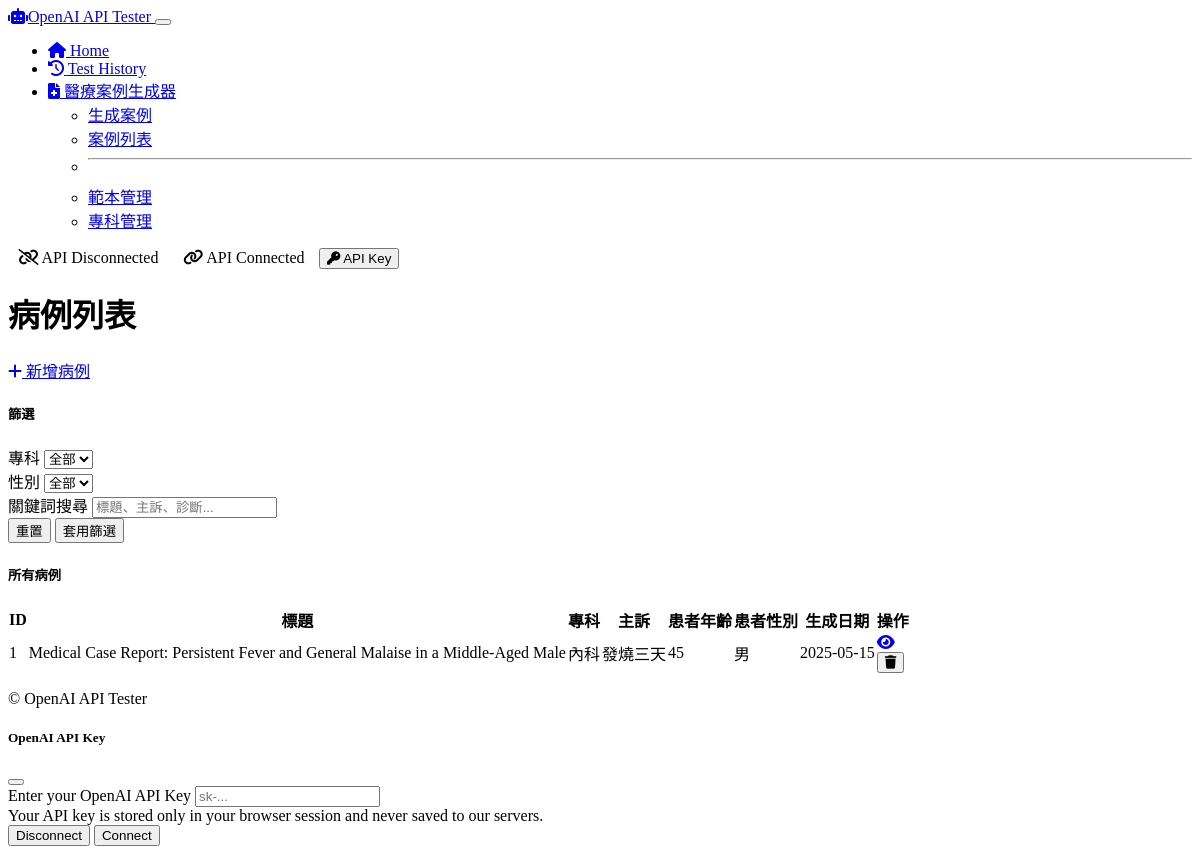
The app's page /medical/cases with its own data.
### models/medical_case.py (models this page shows, shortened)
class MedicalCase(db.Model):
    id = db.Column(db.Integer, primary_key=True)
    title = db.Column(db.String(200), nullable=False)
    patient_age = db.Column(db.Integer, nullable=True)
    patient_gender = db.Column(db.String(20), nullable=True)
    chief_complaint = db.Column(db.Text, nullable=False)
    history_present_illness = db.Column(db.Text, nullable=True)
    past_medical_history = db.Column(db.Text, nullable=True)
    medications = db.Column(db.Text, nullable=True)
    allergies = db.Column(db.Text, nullable=True)
    family_history = db.Column(db.Text, nullable=True)
    social_history = db.Column(db.Text, nullable=True)
    physical_examination = db.Column(db.Text, nullable=True)
    vital_signs = db.Column(db.Text, nullable=True)
    laboratory_results = db.Column(db.Text, nullable=True)
    imaging_results = db.Column(db.Text, nullable=True)
    assessment = db.Column(db.Text, nullable=True)
    plan = db.Column(db.Text, nullable=True)
    specialty_id = db.Column(db.Integer, db.ForeignKey('medical_specialty.id'), nullable=True)
    diagnoses = db.relationship('Diagnosis', backref='case', lazy=True, cascade="all, delete-orphan")
    questionnaire_items = db.relationship('QuestionnaireItem', backref='case', lazy=True, cascade="all, delete-orphan")
    prompt_used = db.Column(db.Text, nullable=True)
    system_message = db.Column(db.Text, nullable=True)
    ai_model = db.Column(db.String(50), nullable=True)
    created_at = db.Column(db.DateTime, default=datetime.utcnow)
    updated_at = db.Column(db.DateTime, default=datetime.utcnow, onupdate=datetime.utcnow)

class MedicalSpecialty(db.Model):
    id = db.Column(db.Integer, primary_key=True)
    name = db.Column(db.String(100), nullable=False, unique=True)
    description = db.Column(db.Text, nullable=True)
    cases = db.relationship('MedicalCase', backref='specialty', lazy=True)

### routes/medical_routes.py (the view)
@app.route('/medical/cases', methods=['GET'])
def list_cases():
    cases = MedicalCase.query.order_by(MedicalCase.created_at.desc()).all()
    specialties = MedicalSpecialty.query.order_by(MedicalSpecialty.name).all()
    return render_template(
        'medical/cases.html',
        cases=cases,
        specialties=specialties
    )

### templates/medical/cases.html (shortened to what this page needs)
{% extends 'layout.html' %}
{% block content %}
<div class="container py-4">
    <div class="mb-4 d-flex justify-content-between align-items-center">
        <h1>病例列表</h1>
        <a href="{{ url_for('medical_home') }}" class="btn btn-primary">
            <i class="fas fa-plus me-1"></i> 新增病例
        </a>
    </div>
    <div class="card mb-4 shadow-sm">
        <div class="card-header">
            <h5 class="mb-0">篩選</h5>
        </div>
        <div class="card-body">
            <form id="filterForm" class="row g-3">
                <div class="col-md-4">
                    <label for="filterSpecialty" class="form-label">專科</label>
                    <select class="form-select" id="filterSpecialty">
                        <option value="">全部</option>
                    </select>
                </div>
                <div class="col-md-4">
                    <label for="filterGender" class="form-label">性別</label>
                    <select class="form-select" id="filterGender">
                        <option value="">全部</option>
                    </select>
                </div>
                <div class="col-md-4">
                    <label for="filterSearch" class="form-label">關鍵詞搜尋</label>
                    <input type="text" class="form-control" id="filterSearch" placeholder="標題、主訴、診斷...">
                </div>
                <div class="col-12 text-end">
                    <button type="reset" class="btn btn-secondary">重置</button>
                    <button type="submit" class="btn btn-primary">套用篩選</button>
                </div>
            </form>
        </div>
    </div>
    <div class="card shadow-sm">
        <div class="card-header">
            <h5 class="mb-0">所有病例</h5>
        </div>
        <div class="card-body">
            {% if cases %}
                <div class="table-responsive">
                    <table class="table table-hover" id="casesTable">
                        <thead>
                            <tr>
                                <th>ID</th>
                                <th>標題</th>
                                <th>專科</th>
                                <th>主訴</th>
                                <th>患者年齡</th>
                                <th>患者性別</th>
                                <th>生成日期</th>
                                <th>操作</th>
                            </tr>
                        </thead>
                        <tbody>
                            {% for case in cases %}
                                <tr class="case-row"
                                    data-specialty="{{ case.specialty.id if case.specialty else '' }}"
                                    data-gender="{{ case.patient_gender }}"
                                    data-search="{{ case.title }} {{ case.chief_complaint }}">
                                    <td>{{ case.id }}</td>
                                    <td>{{ case.title }}</td>
                                    <td>{{ case.specialty.name if case.specialty else "未指定" }}</td>
                                    <td>{{ case.chief_complaint }}</td>
                                    <td>{{ case.patient_age }}</td>
                                    <td>{{ case.patient_gender }}</td>
                                    <td>{{ case.created_at.strftime('%Y-%m-%d') }}</td>
                                    <td>
                                        <div class="btn-group">
                                            <a href="{{ url_for('view_case', id=case.id) }}" class="btn btn-sm btn-outline-info">
                                                <i class="fas fa-eye"></i>
                                            </a>
                                            <form action="{{ url_for('delete_case', id=case.id) }}" method="POST" onsubmit="return confirm('確定要刪除這個病例嗎？此操作無法撤銷。');" class="d-inline">
                                                <button type="submit" class="btn btn-sm btn-outline-danger">
                                                    <i class="fas fa-trash"></i>
                                                </button>
                                            </form>
                                        </div>
                                    </td>
                                </tr>
                            {% endfor %}
                        </tbody>
                    </table>
                </div>
            {% else %}
                <div class="alert alert-info">
                    <i class="fas fa-info-circle me-2"></i> 尚未生成任何病例。
                </div>
            {% endif %}
        </div>
    </div>
</div>
{% endblock %}

### static/css/custom.css (style rules this page uses)
.form-label { margin-bottom: 0.3rem; font-weight: 500; }
.table { border-collapse: separate; border-spacing: 0; }

### records on screen
MedicalCase: id "1", title "Medical Case Report: Persistent Fever and General Malaise in a Middle-Aged Male", specialty "內科", chief_complaint "發燒三天", patient_age "45", patient_gender "男", created_at "2025-05-15"
